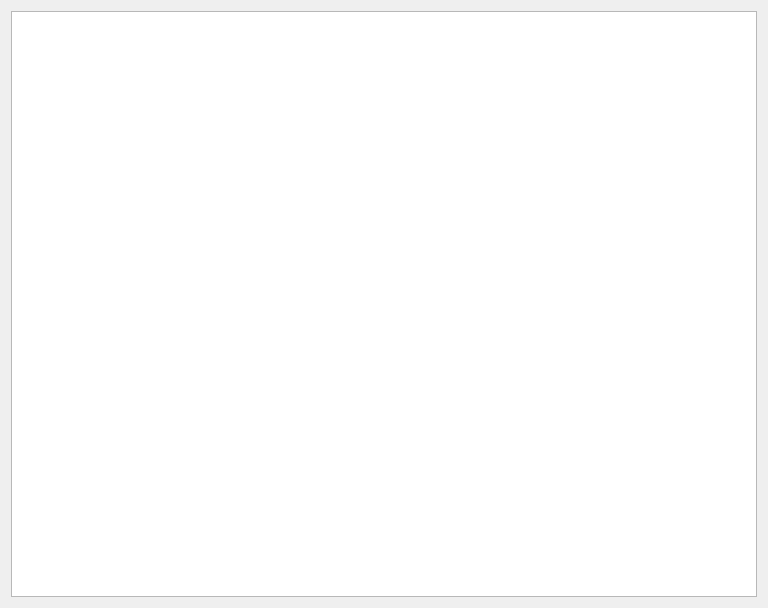
<?xml version="1.0" encoding="UTF-8"?>
<ui version="4.0">
 <class>FormComp</class>
 <widget class="QWidget" name="FormComp">
  <property name="geometry">
   <rect>
    <x>0</x>
    <y>0</y>
    <width>768</width>
    <height>608</height>
   </rect>
  </property>
  <property name="windowTitle">
   <string>Form</string>
  </property>
  <layout class="QVBoxLayout" name="verticalLayout">
   <item>
    <widget class="DbViewer" name="tableView"/>
   </item>
  </layout>
 </widget>
 <customwidgets>
  <customwidget>
   <class>DbViewer</class>
   <extends>QTableView</extends>
   <header>db/dbviewer.h</header>
  </customwidget>
 </customwidgets>
 <resources/>
 <connections/>
</ui>
